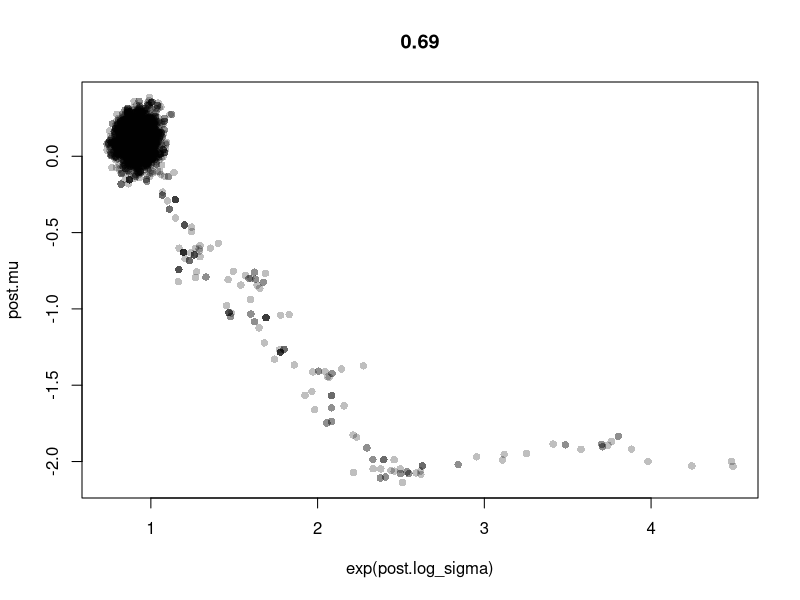

The R script that drew this image: (Note: this script raises an error after producing the figure.)
library(magrittr)
set.seed(1)
x = rnorm(100)

iter = 4001
post.mu = vector(length = iter)
post.log_sigma = vector(length = iter)
P = vector(length = iter)
acceptance = vector(length = iter)
keep.old = rep(FALSE,iter)

calc.P = function(mu,log_sigma,x) {
  return(
    dnorm(x, mu, exp(log_sigma), log = T) %>% sum() + # likelihood
      dnorm(mu, mean = 0, sd = 1, log = T) +          # prior mu
      dnorm(log_sigma, mean = 0, sd = 1, log = T)     # prior sigma
  )
}

post.mu[1] = -2
post.log_sigma[1] = 1.5
P[1] = calc.P(post.mu[1], post.log_sigma[1], x)

for (k in 2:iter) {
  propposal.mu = rnorm(1,mean = post.mu[k-1], sd = .05)
  propposal.log_sigma = rnorm(1, mean = post.log_sigma[k-1], sd = .05)
  proposal.P = calc.P(propposal.mu, propposal.log_sigma, x)
  acceptance[k] = min(1, exp(proposal.P-P[k-1]))
  if (acceptance[k] >= 1) {
    post.mu[k] = propposal.mu
    post.log_sigma[k] = propposal.log_sigma
    P[k] = proposal.P
  } else {
    if (runif(1) < acceptance[k]) {
      post.mu[k] = propposal.mu
      post.log_sigma[k] = propposal.log_sigma
      P[k] =  proposal.P
    } else {
      post.mu[k] = post.mu[k-1]
      post.log_sigma[k] = post.log_sigma[k-1]
      P[k] = P[k-1]
      keep.old[k] = TRUE
    }
  }
}

plot(exp(post.log_sigma),post.mu, pch = 16, col = adjustcolor("black",alpha = .25))
title(round(mean(acceptance),2))

clr = adjustcolor("blue", alpha = .25)
clr2 = adjustcolor("blue", alpha = .05)
ks = c(1:250, seq(251,1501,5), seq(1501,4001,10))

ylims.b = rep(-.3,length(ks))
ylims.b[1:250] = rep(min(post.mu),250)
ylims.b[251:500] = seq(ylims.b[250],ylims.b[500], length.out = 250)
ylim.t = max(post.mu)

xlim.l = min(exp(post.log_sigma))
xlims.r = rep(1.2, length(ks))
xlims.r[1:250] = rep(exp(max(post.log_sigma)),250)
xlims.r[251:500] = seq(xlims.r[250],xlims.r[500], length.out = 250)
i = 0
layout.mat = cbind(matrix(1,ncol = 2,nrow = 2), rbind(c(2,2),c(3,3)))


av_capture_graphics(
  { i = 0
    for (k in ks) {
      i = i+1
      layout(layout.mat)
      par(mar=c(3,3,.5,.5), mgp=c(1.75,.5,0), tck=-.01)
      plot(exp(post.log_sigma)[1:k], post.mu[1:k],
           ylim = c(ylims.b[i], ylim.t),
           xlim = c(xlim.l, xlims.r[i]),lwd = .25, 
           'l',ylab = "mu", xlab = "sigma", col = clr)
      dot.col = ifelse(keep.old[k] == TRUE, "red","blue")
      points(exp(post.log_sigma[k]), post.mu[k], col = dot.col, pch = 16)
      points(exp(post.log_sigma[1:k]), post.mu[1:k], col = clr2, pch = 16)
      if (k < 1000) {
        idx = 1:k
      } else {
        idx = (k-1000):k
      }
      plot(idx,post.mu[idx],"l", ylab = "mu", xlab = "iteration", ylim = c(ylims.b[i], ylim.t))
      plot(idx,exp(post.log_sigma[idx]),"l", ylab = "sigma", xlab = "iteration", ylim = c(xlim.l, xlims.r[i]))
     }  
  },
  output = "metropolis.mp4",
  framerate = 20,
  width = 1200, height = 600, pointsize = 30)
